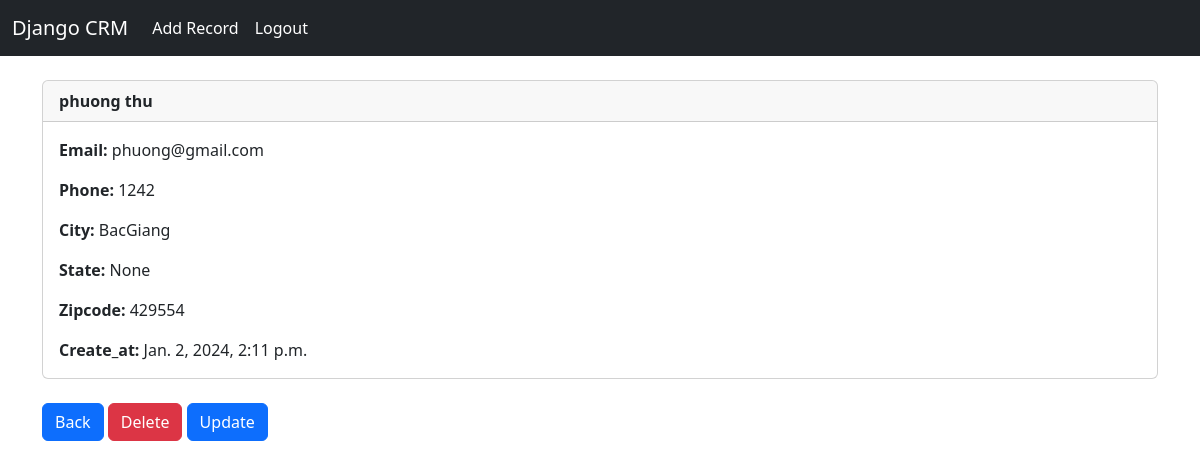
The app's page /record/6 (signed in) with its own data.
### website/models.py (models this page shows, shortened)
class Record(models.Model):
    create_at = models.DateTimeField(auto_now_add = True)
    first_name = models.CharField(max_length = 100)
    last_name = models.CharField(max_length = 100)
    email = models.CharField(max_length = 150)
    phone = models.CharField(max_length = 12)
    city = models.CharField(max_length = 100)
    state = models.CharField(max_length = 30)
    Zipcode = models.CharField(max_length = 30)

### website/views.py (the view)
# urls.py: path('record/<int:pk>',views.customer_record,name='record'),
def customer_record(request, pk = None):
    if request.user.is_authenticated:
        customer_record = Record.objects.get(pk=pk)
        return render(request, 'record.html',{'customer_record':customer_record})
    else:
        messages.success(request,'You must login to view this page')
        return redirect('login')

### website/templates/record.html
{%extends 'base.html'%}
{% block context %}
    <div class="card">
        <div class="card-header">
          <strong>{{customer_record.first_name}} {{customer_record.last_name}}</strong>
        </div>
        <div class="card-body">
          <p class="card-text">
            <strong>Email:</strong>
            {{customer_record.email}}
          </p>
          <p class="card-text">
            <strong>Phone:</strong>
            {{customer_record.phone}}
          </p>
          <p class="card-text">
            <strong>City:</strong>
            {{customer_record.city}}
          </p>
          <p class="card-text">
            <strong>State:</strong>
            {{customer_record.state}}
          </p>
          <p class="card-text">
            <strong>Zipcode:</strong>
            {{customer_record.Zipcode}}
          </p>
          <p class="card-text">
            <strong>Create_at:</strong>
            {{customer_record.create_at}}
          </p>
        </div>
      </div>
      <br>
      <a href="{% url 'home' %}" class="btn btn-primary">Back</a>
      <a href="{% url 'delete_record' customer_record.id %}" class="btn btn-danger">Delete</a>
      <a href="{% url 'update_record' customer_record.id %}" class="btn btn-primary">Update</a>
{% endblock %}

### records on screen
Record: first_name "phuong", last_name "thu", email "phuong@gmail.com", phone "1242", city "BacGiang", state "None", Zipcode "429554", create_at "Jan. 2, 2024, 2:11 p.m."
